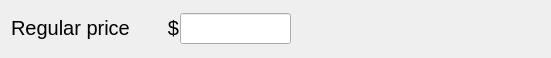
  <widget class="QWidget" name="gb2RegularPrice" native="true">
   <property name="geometry">
    <rect>
     <x>637</x>
     <y>464</y>
     <width>551</width>
     <height>58</height>
    </rect>
   </property>
   <property name="font">
    <font>
     <pointsize>15</pointsize>
    </font>
   </property>
   <widget class="QLabel" name="label_44">
    <property name="geometry">
     <rect>
      <x>11</x>
      <y>15</y>
      <width>141</width>
      <height>25</height>
     </rect>
    </property>
    <property name="font">
     <font>
      <pointsize>15</pointsize>
     </font>
    </property>
    <property name="text">
     <string>Regular price</string>
    </property>
   </widget>
   <widget class="hobart::numericLineEdit" name="le2RegularPrice">
    <property name="geometry">
     <rect>
      <x>180</x>
      <y>13</y>
      <width>111</width>
      <height>31</height>
     </rect>
    </property>
    <property name="font">
     <font>
      <pointsize>19</pointsize>
     </font>
    </property>
   </widget>
   <widget class="QLabel" name="lbl2CurrencySymbolRegularPrice">
    <property name="geometry">
     <rect>
      <x>158</x>
      <y>13</y>
      <width>21</width>
      <height>29</height>
     </rect>
    </property>
    <property name="font">
     <font>
      <pointsize>15</pointsize>
     </font>
    </property>
    <property name="text">
     <string notr="true">$</string>
    </property>
    <property name="alignment">
     <set>Qt::AlignRight|Qt::AlignTrailing|Qt::AlignVCenter</set>
    </property>
   </widget>
  </widget>
